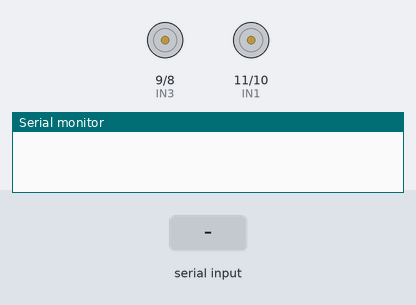
The sketch below on a simulated Arduino Uno, built with avr-gcc and run on an emulated ATmega328P. On the bench: motor-driver pin pairs drawn as motors (green arrow = first pin HIGH = forward, orange = second pin HIGH = backward, longer = more drive), the last lines printed to the serial monitor. Inputs (shaded band) come from the test bench.

Above: at 1.2 s.
1.3 s: "F" received over Serial
At 1.7 s:
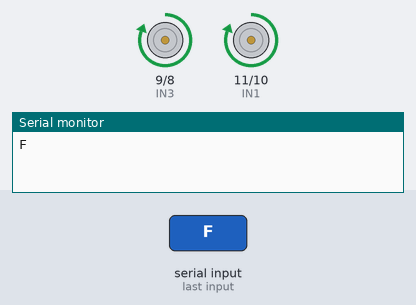
2.8 s: "B" received over Serial
At 4.0 s:
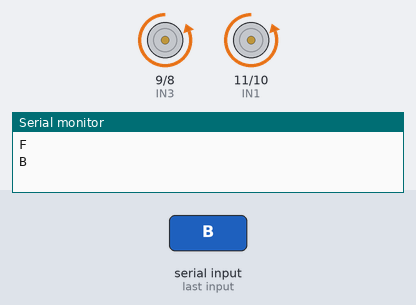
4.3 s: "L" received over Serial
At 5.2 s:
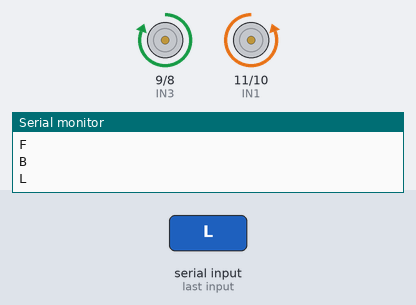
5.8 s: "R" received over Serial
At 6.4 s:
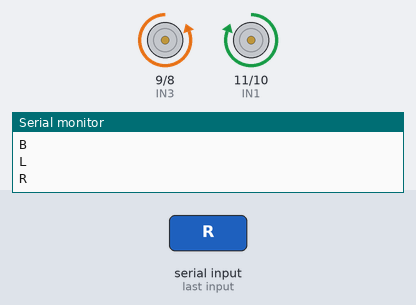
Timing chart, 0 to 8.3 s (numbered marks = the images above; inputs shaded):
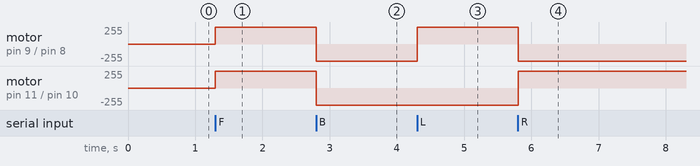

The sketch:

rccar_code.ino
```cpp
// Define motor driver pins
#define IN1 11  // Motor A input 1
#define IN2 10  // Motor A input 2
#define IN3 9   // Motor B input 1
#define IN4 8   // Motor B input 2

void setup() {
    pinMode(IN1, OUTPUT);
    pinMode(IN2, OUTPUT);
    pinMode(IN3, OUTPUT);
    pinMode(IN4, OUTPUT);

    Serial.begin(9600); // Start serial communication
}

void loop() {
    if (Serial.available()) {
        char command = Serial.read();
        Serial.println(command);

        // Control car movement
        switch (command) {
            case 'F': moveForward(); break;
            case 'B': moveBackward(); break;
            case 'L': turnLeft(); break;
            case 'R': turnRight(); break;
            case 'S': stopCar(); break;
        }
    }
}

// Function to move forward
void moveForward() {
    digitalWrite(IN1, HIGH);
    digitalWrite(IN2, LOW);
    digitalWrite(IN3, HIGH);
    digitalWrite(IN4, LOW);
}

// Function to move backward
void moveBackward() {
    digitalWrite(IN1, LOW);
    digitalWrite(IN2, HIGH);
    digitalWrite(IN3, LOW);
    digitalWrite(IN4, HIGH);
}

// Function to turn left
void turnLeft() {
    digitalWrite(IN1, LOW);
    digitalWrite(IN2, HIGH);
    digitalWrite(IN3, HIGH);
    digitalWrite(IN4, LOW);
}

// Function to turn right
void turnRight() {
    digitalWrite(IN1, HIGH);
    digitalWrite(IN2, LOW);
    digitalWrite(IN3, LOW);
    digitalWrite(IN4, HIGH);
}

// Function to stop the car
void stopCar() {
    digitalWrite(IN1, LOW);
    digitalWrite(IN2, LOW);
    digitalWrite(IN3, LOW);
    digitalWrite(IN4, LOW);
}
```

Measured:
- after the input at 1.3 s, motor on pin 9 (IN3) / pin 8 (IN4), motor on pin 11 (IN1) / pin 10 (IN2): stopped → forward 255/255 at once
- after the input at 2.8 s, motor on pin 9 (IN3) / pin 8 (IN4), motor on pin 11 (IN1) / pin 10 (IN2): forward 255/255 → backward 255/255 at once
- after the input at 4.3 s, motor on pin 9 (IN3) / pin 8 (IN4): backward 255/255 → forward 255/255 at once
- after the input at 5.8 s, motor on pin 9 (IN3) / pin 8 (IN4): forward 255/255 → backward 255/255 at once; motor on pin 11 (IN1) / pin 10 (IN2): backward 255/255 → forward 255/255 at once
